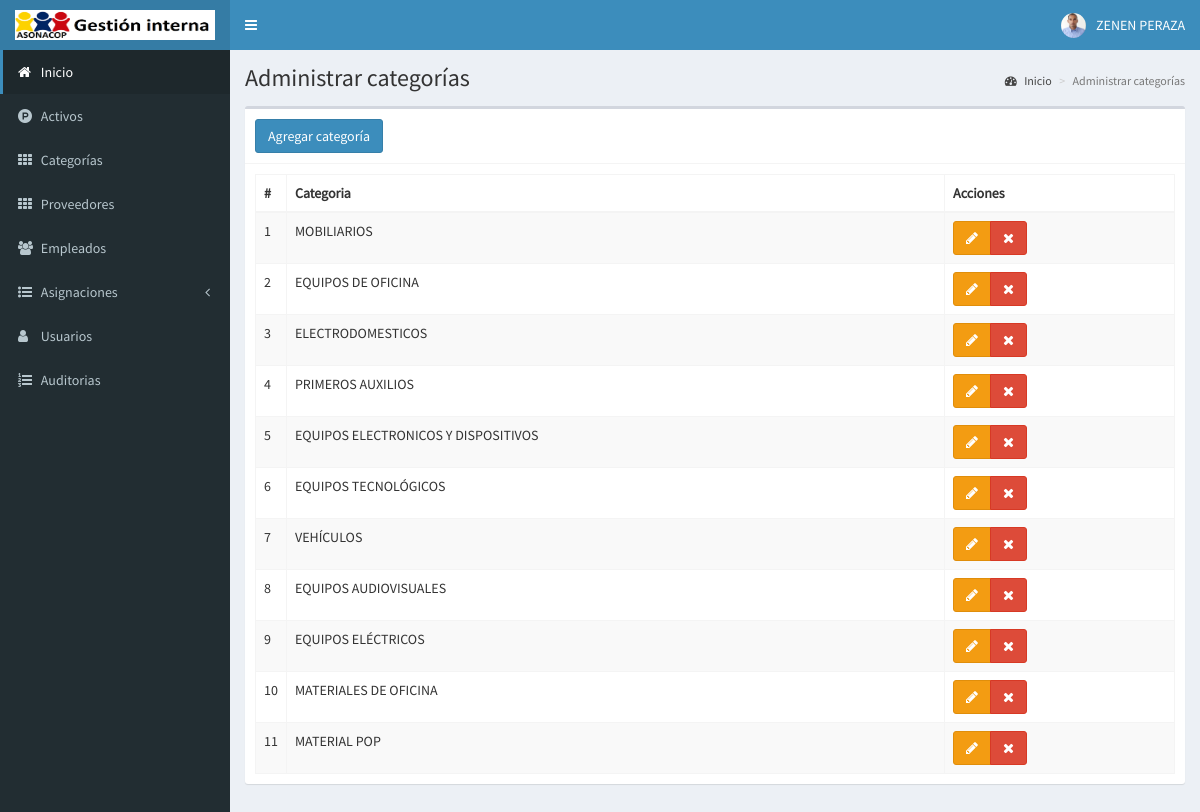
The page /categorias (signed in) on the database its author committed.
### tables this page shows
CREATE TABLE `categorias` (
  `id` int(11) NOT NULL,
  `categoria` text NOT NULL,
  `fecha` timestamp NOT NULL DEFAULT current_timestamp() ON UPDATE current_timestamp()
);

### controladores/plantilla.controlador.php (called while the page is built)
<?php
class ControladorPlantilla{
	static public function ctrPlantilla(){
		include "vistas/plantilla.php";
	}
}

### index.php (called while the page is built, shortened)
<?php
require_once "controladores/plantilla.controlador.php";
require_once "controladores/usuarios.controlador.php";
require_once "controladores/categorias.controlador.php";
require_once "controladores/municipios.controlador.php";
require_once "modelos/categorias.modelo.php";
$plantilla = new ControladorPlantilla();
$plantilla -> ctrPlantilla();

### controladores/categorias.controlador.php (called while the page is built, shortened)
<?php
class ControladorCategorias{
	static public function ctrMostrarCategorias($item, $valor){
		$tabla = "categorias";
		$respuesta = ModeloCategorias::mdlMostrarCategorias($tabla, $item, $valor);
		return $respuesta;
	}
}

### modelos/conexion.php (called while the page is built)
<?php
class Conexion{
	static public function conectar(){
		$link = new PDO("mysql:host=localhost;dbname=asonacopcom_system",
			            "root",
			            "");
		$link->exec("set names utf8");
		return $link;
	}
}

### modelos/categorias.modelo.php (called while the page is built, shortened)
<?php
require_once "conexion.php";
class ModeloCategorias{
	static public function mdlMostrarCategorias($tabla, $item, $valor){
		if($item != null){
			$stmt = Conexion::conectar()->prepare("SELECT * FROM $tabla WHERE $item = :$item");
			$stmt -> bindParam(":".$item, $valor, PDO::PARAM_STR);
			$stmt -> execute();
			return $stmt -> fetch();
		}else{
			$stmt = Conexion::conectar()->prepare("SELECT * FROM $tabla");
			$stmt -> execute();
			return $stmt -> fetchAll();
		}
	}
}

### vistas/modulos/categorias.php (the view, shortened to what this page needs)
  <div class="content-wrapper">
  <section class="content-header">
    <h1>
      Administrar categorías
    </h1>
    <ol class="breadcrumb">
      <li><a href="inicio"><i class="fa fa-dashboard"></i> Inicio</a></li>
      <li class="active">Administrar categorías</li>
    </ol>
  </section>
  <section class="content">
    <div class="box">
      <div class="box-header with-border">
        <button class="btn btn-primary" data-toggle="modal" data-target="#modalAgregarCategoria">
          Agregar categoría
        </button>
      </div>
      <div class="box-body">
       <table class="table table-bordered table-striped dt-responsive tablas" width="100%">
        <thead>
         <tr>
           <th style="width:10px">#</th>
           <th>Categoria</th>
           <th>Acciones</th>
         </tr>
        </thead>
        <tbody>
        <?php
          $item = null;
          $valor = null;
          $categorias = ControladorCategorias::ctrMostrarCategorias($item, $valor);
          foreach ($categorias as $key => $value) {
            echo ' <tr>
                    <td>'.($key+1).'</td>
                    <td class="text-uppercase">'.$value["categoria"].'</td>
                    <td>
                      <div class="btn-group">
                        <button class="btn btn-warning btnEditarCategoria" idCategoria="'.$value["id"].'" data-toggle="modal" data-target="#modalEditarCategoria"><i class="fa fa-pencil"></i></button>
                        <button class="btn btn-danger btnEliminarCategoria" idCategoria="'.$value["id"].'"><i class="fa fa-times"></i></button>
                      </div>
                    </td>
                  </tr>';
          }
        ?>
        </tbody>
       </table>
      </div>
    </div>
  </section>
</div>

### vistas/css/style.css (style rules this page uses)
body { font-family: 'Source Sans Pro'; }

### rows shown on the page
categorias: categoria "MOBILIARIOS"
categorias: categoria "EQUIPOS DE OFICINA"
categorias: categoria "ELECTRODOMESTICOS"
categorias: categoria "PRIMEROS AUXILIOS"
categorias: categoria "EQUIPOS ELECTRONICOS Y DISPOSITIVOS"
categorias: categoria "EQUIPOS TECNOLÓGICOS"
categorias: categoria "VEHÍCULOS"
categorias: categoria "EQUIPOS AUDIOVISUALES"
categorias: categoria "EQUIPOS ELÉCTRICOS"
categorias: categoria "MATERIALES DE OFICINA"
categorias: categoria "MATERIAL POP"

### other values the page prints
$_SESSION["nombre"] "ZENEN PERAZA"
